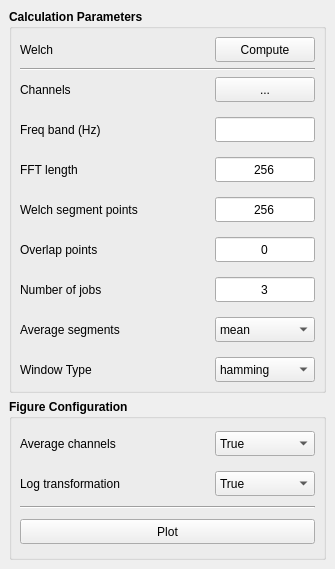
<?xml version="1.0" encoding="UTF-8"?>
<ui version="4.0">
 <class>MainWindow</class>
 <widget class="QMainWindow" name="MainWindow">
  <property name="geometry">
   <rect>
    <x>0</x>
    <y>0</y>
    <width>335</width>
    <height>569</height>
   </rect>
  </property>
  <property name="minimumSize">
   <size>
    <width>335</width>
    <height>569</height>
   </size>
  </property>
  <property name="maximumSize">
   <size>
    <width>335</width>
    <height>569</height>
   </size>
  </property>
  <property name="font">
   <font>
    <family>Ubuntu</family>
    <weight>50</weight>
    <bold>false</bold>
   </font>
  </property>
  <property name="windowTitle">
   <string>MainWindow</string>
  </property>
  <widget class="QWidget" name="centralwidget">
   <layout class="QVBoxLayout" name="verticalLayout_12">
    <item>
     <widget class="QGroupBox" name="groupBox">
      <property name="font">
       <font>
        <weight>75</weight>
        <bold>true</bold>
       </font>
      </property>
      <property name="title">
       <string>Calculation Parameters</string>
      </property>
      <layout class="QVBoxLayout" name="verticalLayout_6">
       <property name="leftMargin">
        <number>8</number>
       </property>
       <property name="topMargin">
        <number>8</number>
       </property>
       <property name="rightMargin">
        <number>8</number>
       </property>
       <property name="bottomMargin">
        <number>8</number>
       </property>
       <item>
        <layout class="QHBoxLayout" name="horizontalLayout_4">
         <item>
          <widget class="QLabel" name="Multitaper_method_lb">
           <property name="minimumSize">
            <size>
             <width>0</width>
             <height>25</height>
            </size>
           </property>
           <property name="maximumSize">
            <size>
             <width>16777215</width>
             <height>25</height>
            </size>
           </property>
           <property name="font">
            <font>
             <weight>50</weight>
             <bold>false</bold>
            </font>
           </property>
           <property name="text">
            <string>Welch</string>
           </property>
          </widget>
         </item>
         <item>
          <spacer name="horizontalSpacer">
           <property name="orientation">
            <enum>Qt::Horizontal</enum>
           </property>
           <property name="sizeHint" stdset="0">
            <size>
             <width>40</width>
             <height>20</height>
            </size>
           </property>
          </spacer>
         </item>
         <item>
          <widget class="QPushButton" name="_compute_btn">
           <property name="minimumSize">
            <size>
             <width>100</width>
             <height>25</height>
            </size>
           </property>
           <property name="maximumSize">
            <size>
             <width>100</width>
             <height>25</height>
            </size>
           </property>
           <property name="font">
            <font>
             <weight>50</weight>
             <bold>false</bold>
            </font>
           </property>
           <property name="text">
            <string>Compute</string>
           </property>
           <property name="shortcut">
            <string>Return</string>
           </property>
          </widget>
         </item>
        </layout>
       </item>
       <item>
        <widget class="Line" name="line_2">
         <property name="orientation">
          <enum>Qt::Horizontal</enum>
         </property>
        </widget>
       </item>
       <item>
        <layout class="QHBoxLayout" name="horizontalLayout_5">
         <property name="spacing">
          <number>35</number>
         </property>
         <item>
          <layout class="QVBoxLayout" name="verticalLayout_7">
           <property name="spacing">
            <number>15</number>
           </property>
           <item>
            <widget class="QLabel" name="_chan_lb">
             <property name="minimumSize">
              <size>
               <width>100</width>
               <height>25</height>
              </size>
             </property>
             <property name="maximumSize">
              <size>
               <width>100</width>
               <height>25</height>
              </size>
             </property>
             <property name="font">
              <font>
               <family>Ubuntu</family>
               <pointsize>9</pointsize>
               <weight>50</weight>
               <italic>false</italic>
               <bold>false</bold>
              </font>
             </property>
             <property name="text">
              <string>Channels</string>
             </property>
            </widget>
           </item>
           <item>
            <widget class="QLabel" name="_freq_band_lb">
             <property name="minimumSize">
              <size>
               <width>0</width>
               <height>25</height>
              </size>
             </property>
             <property name="maximumSize">
              <size>
               <width>16777215</width>
               <height>25</height>
              </size>
             </property>
             <property name="font">
              <font>
               <weight>50</weight>
               <bold>false</bold>
              </font>
             </property>
             <property name="text">
              <string>Freq band (Hz)</string>
             </property>
            </widget>
           </item>
           <item>
            <widget class="QLabel" name="_n_fft_lb">
             <property name="minimumSize">
              <size>
               <width>100</width>
               <height>25</height>
              </size>
             </property>
             <property name="maximumSize">
              <size>
               <width>200</width>
               <height>25</height>
              </size>
             </property>
             <property name="font">
              <font>
               <family>Ubuntu</family>
               <pointsize>9</pointsize>
               <weight>50</weight>
               <italic>false</italic>
               <bold>false</bold>
              </font>
             </property>
             <property name="text">
              <string>FFT length</string>
             </property>
            </widget>
           </item>
           <item>
            <widget class="QLabel" name="_n_per_seg_lb">
             <property name="minimumSize">
              <size>
               <width>100</width>
               <height>25</height>
              </size>
             </property>
             <property name="maximumSize">
              <size>
               <width>200</width>
               <height>25</height>
              </size>
             </property>
             <property name="font">
              <font>
               <family>Ubuntu</family>
               <pointsize>9</pointsize>
               <weight>50</weight>
               <italic>false</italic>
               <bold>false</bold>
              </font>
             </property>
             <property name="text">
              <string>Welch segment points</string>
             </property>
            </widget>
           </item>
           <item>
            <widget class="QLabel" name="_n_overlap_lb">
             <property name="minimumSize">
              <size>
               <width>100</width>
               <height>25</height>
              </size>
             </property>
             <property name="maximumSize">
              <size>
               <width>200</width>
               <height>25</height>
              </size>
             </property>
             <property name="font">
              <font>
               <family>Ubuntu</family>
               <pointsize>9</pointsize>
               <weight>50</weight>
               <italic>false</italic>
               <bold>false</bold>
              </font>
             </property>
             <property name="text">
              <string>Overlap points</string>
             </property>
            </widget>
           </item>
           <item>
            <widget class="QLabel" name="_n_jobs_lb">
             <property name="minimumSize">
              <size>
               <width>0</width>
               <height>25</height>
              </size>
             </property>
             <property name="maximumSize">
              <size>
               <width>16777215</width>
               <height>25</height>
              </size>
             </property>
             <property name="font">
              <font>
               <weight>50</weight>
               <bold>false</bold>
              </font>
             </property>
             <property name="text">
              <string>Number of jobs</string>
             </property>
            </widget>
           </item>
           <item>
            <widget class="QLabel" name="_average_seg_le">
             <property name="minimumSize">
              <size>
               <width>100</width>
               <height>25</height>
              </size>
             </property>
             <property name="maximumSize">
              <size>
               <width>200</width>
               <height>25</height>
              </size>
             </property>
             <property name="font">
              <font>
               <family>Ubuntu</family>
               <pointsize>9</pointsize>
               <weight>50</weight>
               <italic>false</italic>
               <bold>false</bold>
              </font>
             </property>
             <property name="text">
              <string>Average segments</string>
             </property>
            </widget>
           </item>
           <item>
            <widget class="QLabel" name="_window_lb">
             <property name="minimumSize">
              <size>
               <width>100</width>
               <height>25</height>
              </size>
             </property>
             <property name="maximumSize">
              <size>
               <width>16777215</width>
               <height>25</height>
              </size>
             </property>
             <property name="font">
              <font>
               <weight>50</weight>
               <bold>false</bold>
              </font>
             </property>
             <property name="text">
              <string>Window Type</string>
             </property>
            </widget>
           </item>
          </layout>
         </item>
         <item>
          <layout class="QVBoxLayout" name="verticalLayout_8">
           <property name="spacing">
            <number>15</number>
           </property>
           <item>
            <widget class="QToolButton" name="_select_chan_btn">
             <property name="minimumSize">
              <size>
               <width>100</width>
               <height>25</height>
              </size>
             </property>
             <property name="maximumSize">
              <size>
               <width>100</width>
               <height>25</height>
              </size>
             </property>
             <property name="font">
              <font>
               <weight>50</weight>
               <bold>false</bold>
              </font>
             </property>
             <property name="text">
              <string>...</string>
             </property>
            </widget>
           </item>
           <item>
            <widget class="QLineEdit" name="_freq_band_le">
             <property name="minimumSize">
              <size>
               <width>100</width>
               <height>25</height>
              </size>
             </property>
             <property name="maximumSize">
              <size>
               <width>100</width>
               <height>25</height>
              </size>
             </property>
             <property name="font">
              <font>
               <weight>50</weight>
               <bold>false</bold>
              </font>
             </property>
             <property name="focusPolicy">
              <enum>Qt::ClickFocus</enum>
             </property>
             <property name="alignment">
              <set>Qt::AlignCenter</set>
             </property>
            </widget>
           </item>
           <item>
            <widget class="QLineEdit" name="_n_fft_le">
             <property name="minimumSize">
              <size>
               <width>100</width>
               <height>25</height>
              </size>
             </property>
             <property name="maximumSize">
              <size>
               <width>100</width>
               <height>25</height>
              </size>
             </property>
             <property name="font">
              <font>
               <weight>50</weight>
               <bold>false</bold>
              </font>
             </property>
             <property name="focusPolicy">
              <enum>Qt::ClickFocus</enum>
             </property>
             <property name="text">
              <string>256</string>
             </property>
             <property name="alignment">
              <set>Qt::AlignCenter</set>
             </property>
            </widget>
           </item>
           <item>
            <widget class="QLineEdit" name="_n_per_seg_le">
             <property name="minimumSize">
              <size>
               <width>100</width>
               <height>25</height>
              </size>
             </property>
             <property name="maximumSize">
              <size>
               <width>100</width>
               <height>25</height>
              </size>
             </property>
             <property name="font">
              <font>
               <weight>50</weight>
               <bold>false</bold>
              </font>
             </property>
             <property name="focusPolicy">
              <enum>Qt::ClickFocus</enum>
             </property>
             <property name="text">
              <string>256</string>
             </property>
             <property name="alignment">
              <set>Qt::AlignCenter</set>
             </property>
            </widget>
           </item>
           <item>
            <widget class="QLineEdit" name="_n_overlap_le">
             <property name="minimumSize">
              <size>
               <width>100</width>
               <height>25</height>
              </size>
             </property>
             <property name="maximumSize">
              <size>
               <width>100</width>
               <height>25</height>
              </size>
             </property>
             <property name="font">
              <font>
               <weight>50</weight>
               <bold>false</bold>
              </font>
             </property>
             <property name="focusPolicy">
              <enum>Qt::ClickFocus</enum>
             </property>
             <property name="text">
              <string>0</string>
             </property>
             <property name="alignment">
              <set>Qt::AlignCenter</set>
             </property>
            </widget>
           </item>
           <item>
            <widget class="QLineEdit" name="_n_jobs_le">
             <property name="minimumSize">
              <size>
               <width>100</width>
               <height>25</height>
              </size>
             </property>
             <property name="maximumSize">
              <size>
               <width>100</width>
               <height>25</height>
              </size>
             </property>
             <property name="font">
              <font>
               <weight>50</weight>
               <bold>false</bold>
              </font>
             </property>
             <property name="focusPolicy">
              <enum>Qt::ClickFocus</enum>
             </property>
             <property name="text">
              <string>3</string>
             </property>
             <property name="alignment">
              <set>Qt::AlignCenter</set>
             </property>
            </widget>
           </item>
           <item>
            <widget class="QComboBox" name="_average_seg_cbx">
             <property name="minimumSize">
              <size>
               <width>100</width>
               <height>25</height>
              </size>
             </property>
             <property name="maximumSize">
              <size>
               <width>100</width>
               <height>25</height>
              </size>
             </property>
             <property name="font">
              <font>
               <weight>50</weight>
               <bold>false</bold>
              </font>
             </property>
             <property name="mouseTracking">
              <bool>false</bool>
             </property>
             <property name="toolTip">
              <string/>
             </property>
             <property name="toolTipDuration">
              <number>-1</number>
             </property>
             <property name="statusTip">
              <string/>
             </property>
             <property name="whatsThis">
              <string/>
             </property>
             <item>
              <property name="text">
               <string>mean</string>
              </property>
             </item>
             <item>
              <property name="text">
               <string>median</string>
              </property>
             </item>
            </widget>
           </item>
           <item>
            <widget class="QComboBox" name="_win_type_cbx">
             <property name="minimumSize">
              <size>
               <width>100</width>
               <height>25</height>
              </size>
             </property>
             <property name="maximumSize">
              <size>
               <width>100</width>
               <height>25</height>
              </size>
             </property>
             <property name="font">
              <font>
               <weight>50</weight>
               <bold>false</bold>
              </font>
             </property>
             <property name="mouseTracking">
              <bool>false</bool>
             </property>
             <property name="toolTip">
              <string/>
             </property>
             <property name="toolTipDuration">
              <number>-1</number>
             </property>
             <property name="statusTip">
              <string/>
             </property>
             <property name="whatsThis">
              <string/>
             </property>
             <item>
              <property name="text">
               <string>hamming</string>
              </property>
             </item>
             <item>
              <property name="text">
               <string>hann</string>
              </property>
             </item>
             <item>
              <property name="text">
               <string>blackman</string>
              </property>
             </item>
            </widget>
           </item>
          </layout>
         </item>
        </layout>
       </item>
      </layout>
     </widget>
    </item>
    <item>
     <widget class="QGroupBox" name="groupBox_2">
      <property name="font">
       <font>
        <weight>75</weight>
        <bold>true</bold>
       </font>
      </property>
      <property name="title">
       <string>Figure Configuration</string>
      </property>
      <layout class="QVBoxLayout" name="verticalLayout_9">
       <property name="leftMargin">
        <number>8</number>
       </property>
       <property name="topMargin">
        <number>8</number>
       </property>
       <property name="rightMargin">
        <number>8</number>
       </property>
       <property name="bottomMargin">
        <number>8</number>
       </property>
       <item>
        <layout class="QHBoxLayout" name="horizontalLayout_6">
         <property name="spacing">
          <number>35</number>
         </property>
         <item>
          <layout class="QVBoxLayout" name="verticalLayout_10">
           <property name="spacing">
            <number>15</number>
           </property>
           <item>
            <widget class="QLabel" name="_average_chs_lb">
             <property name="minimumSize">
              <size>
               <width>100</width>
               <height>25</height>
              </size>
             </property>
             <property name="maximumSize">
              <size>
               <width>200</width>
               <height>25</height>
              </size>
             </property>
             <property name="font">
              <font>
               <family>Ubuntu</family>
               <pointsize>9</pointsize>
               <weight>50</weight>
               <italic>false</italic>
               <bold>false</bold>
              </font>
             </property>
             <property name="text">
              <string>Average channels</string>
             </property>
            </widget>
           </item>
           <item>
            <widget class="QLabel" name="_log_trans_lb">
             <property name="minimumSize">
              <size>
               <width>100</width>
               <height>25</height>
              </size>
             </property>
             <property name="maximumSize">
              <size>
               <width>200</width>
               <height>25</height>
              </size>
             </property>
             <property name="font">
              <font>
               <family>Ubuntu</family>
               <pointsize>9</pointsize>
               <weight>50</weight>
               <italic>false</italic>
               <bold>false</bold>
              </font>
             </property>
             <property name="text">
              <string>Log transformation</string>
             </property>
            </widget>
           </item>
          </layout>
         </item>
         <item>
          <layout class="QVBoxLayout" name="verticalLayout_11">
           <property name="spacing">
            <number>15</number>
           </property>
           <item>
            <widget class="QComboBox" name="_average_chs_cbx">
             <property name="minimumSize">
              <size>
               <width>100</width>
               <height>25</height>
              </size>
             </property>
             <property name="maximumSize">
              <size>
               <width>100</width>
               <height>25</height>
              </size>
             </property>
             <property name="font">
              <font>
               <weight>50</weight>
               <bold>false</bold>
              </font>
             </property>
             <item>
              <property name="text">
               <string>True</string>
              </property>
             </item>
             <item>
              <property name="text">
               <string>False</string>
              </property>
             </item>
            </widget>
           </item>
           <item>
            <widget class="QComboBox" name="_log_trans_cbx">
             <property name="minimumSize">
              <size>
               <width>100</width>
               <height>25</height>
              </size>
             </property>
             <property name="maximumSize">
              <size>
               <width>100</width>
               <height>25</height>
              </size>
             </property>
             <property name="font">
              <font>
               <weight>50</weight>
               <bold>false</bold>
              </font>
             </property>
             <item>
              <property name="text">
               <string>True</string>
              </property>
             </item>
             <item>
              <property name="text">
               <string>False</string>
              </property>
             </item>
            </widget>
           </item>
          </layout>
         </item>
        </layout>
       </item>
       <item>
        <widget class="Line" name="line_3">
         <property name="orientation">
          <enum>Qt::Horizontal</enum>
         </property>
        </widget>
       </item>
       <item>
        <widget class="QPushButton" name="_plot_btn">
         <property name="minimumSize">
          <size>
           <width>120</width>
           <height>25</height>
          </size>
         </property>
         <property name="maximumSize">
          <size>
           <width>300</width>
           <height>25</height>
          </size>
         </property>
         <property name="font">
          <font>
           <weight>50</weight>
           <bold>false</bold>
          </font>
         </property>
         <property name="text">
          <string>Plot</string>
         </property>
        </widget>
       </item>
      </layout>
     </widget>
    </item>
   </layout>
  </widget>
 </widget>
 <resources/>
 <connections/>
</ui>
